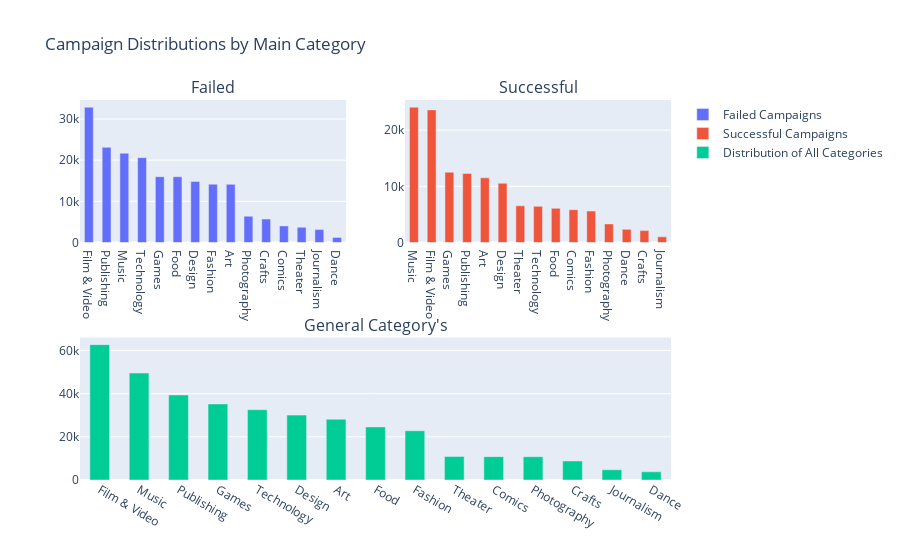

This figure's notebook cell:
### Code cell
main_cat = df['main_category'].value_counts()
main_pass = df[df['state']=='successful']['main_category'].value_counts()
main_fail = df[df['state']=='failed']['main_category'].value_counts()


plot0 = go.Bar(
    x=main_fail.index,
    y=main_fail.values,
    name="Failed Campaigns"
)

plot1 = go.Bar(
    x=main_pass.index,
    y=main_pass.values,
    name="Successful Campaigns"
)

plot2 = go.Bar(
    x=main_cat.index,
    y=main_cat.values,
    name="Distribution of All Categories"
)


fig = tls.make_subplots(rows=2, cols=2, specs=[[{}, {}], [{'colspan': 2}, None]],
                          subplot_titles=('Failed','Successful', "General Category's"))


fig.append_trace(plot0, 1, 1)
fig.append_trace(plot1, 1, 2)
fig.append_trace(plot2, 2, 1)

fig['layout'].update(showlegend=True, title="Campaign Distributions by Main Category",bargap=0.5)
iplot(fig)

### Figure 1 — Plotly figure (JSON) as saved in the notebook; plotly's stock layout.template omitted (floating-point values rounded to 4 significant figures)
{"data": [{"name": "Failed Campaigns", "type": "bar", "x": ["Film & Video", "Publishing", "Music", "Technology", "Games", "Food", "Design", "Fashion", "Art", "Photography", "Crafts", "Comics", "Theater", "Journalism", "Dance"], "xaxis": "x", "y": [32891, 23113, 21696, 20613, 16002, 15969, 14814, 14181, 14130, 6384, 5703, 4036, 3708, 3136, 1235], "yaxis": "y"}, {"name": "Successful Campaigns", "type": "bar", "x": ["Music", "Film & Video", "Games", "Publishing", "Art", "Design", "Theater", "Technology", "Food", "Comics", "Fashion", "Photography", "Dance", "Crafts", "Journalism"], "xaxis": "x2", "y": [24105, 23612, 12518, 12300, 11510, 10549, 6534, 6433, 6085, 5842, 5593, 3305, 2338, 2115, 1012], "yaxis": "y2"}, {"name": "Distribution of All Categories", "type": "bar", "x": ["Film & Video", "Music", "Publishing", "Games", "Technology", "Design", "Art", "Food", "Fashion", "Theater", "Comics", "Photography", "Crafts", "Journalism", "Dance"], "xaxis": "x3", "y": [62696, 49530, 39379, 35225, 32562, 30066, 28152, 24599, 22812, 10912, 10819, 10778, 8809, 4754, 3767], "yaxis": "y3"}], "layout": {"annotations": [{"font": {"size": 16}, "showarrow": false, "text": "Failed", "x": 0.225, "xanchor": "center", "xref": "paper", "y": 1, "yanchor": "bottom", "yref": "paper"}, {"font": {"size": 16}, "showarrow": false, "text": "Successful", "x": 0.775, "xanchor": "center", "xref": "paper", "y": 1, "yanchor": "bottom", "yref": "paper"}, {"font": {"size": 16}, "showarrow": false, "text": "General Category's", "x": 0.5, "xanchor": "center", "xref": "paper", "y": 0.375, "yanchor": "bottom", "yref": "paper"}], "bargap": 0.5, "showlegend": true, "title": {"text": "Campaign Distributions by Main Category"}, "xaxis": {"anchor": "y", "domain": [0, 0.45]}, "xaxis2": {"anchor": "y2", "domain": [0.55, 1]}, "xaxis3": {"anchor": "y3", "domain": [0, 1]}, "yaxis": {"anchor": "x", "domain": [0.625, 1]}, "yaxis2": {"anchor": "x2", "domain": [0.625, 1]}, "yaxis3": {"anchor": "x3", "domain": [0, 0.375]}}}
